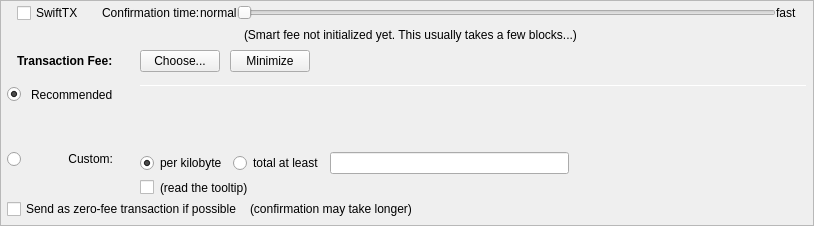
         <widget class="QFrame" name="frameFee">
          <property name="sizePolicy">
           <sizepolicy hsizetype="Expanding" vsizetype="Expanding">
            <horstretch>0</horstretch>
            <verstretch>0</verstretch>
           </sizepolicy>
          </property>
          <property name="maximumSize">
           <size>
            <width>16777215</width>
            <height>16777215</height>
           </size>
          </property>
          <property name="frameShape">
           <enum>QFrame::StyledPanel</enum>
          </property>
          <property name="frameShadow">
           <enum>QFrame::Sunken</enum>
          </property>
          <layout class="QVBoxLayout" name="verticalLayoutFee1">
           <property name="spacing">
            <number>0</number>
           </property>
           <property name="leftMargin">
            <number>0</number>
           </property>
           <property name="topMargin">
            <number>0</number>
           </property>
           <property name="rightMargin">
            <number>0</number>
           </property>
           <property name="bottomMargin">
            <number>0</number>
           </property>
           <item>
            <layout class="QVBoxLayout" name="verticalLayoutFee2" stretch="0,0,0,0">
             <property name="spacing">
              <number>0</number>
             </property>
             <property name="leftMargin">
              <number>6</number>
             </property>
             <property name="topMargin">
              <number>0</number>
             </property>
             <property name="rightMargin">
              <number>6</number>
             </property>
             <item>
              <layout class="QVBoxLayout" name="verticalLayout_feeConf">
               <property name="spacing">
                <number>0</number>
               </property>
               <property name="leftMargin">
                <number>10</number>
               </property>
               <property name="rightMargin">
                <number>10</number>
               </property>
               <property name="bottomMargin">
                <number>5</number>
               </property>
               <item>
                <layout class="QHBoxLayout" name="horizontalLayoutFee9">
                 <item>
                  <widget class="QCheckBox" name="checkSwiftTX">
                   <property name="enabled">
                    <bool>true</bool>
                   </property>
                   <property name="minimumSize">
                    <size>
                     <width>85</width>
                     <height>0</height>
                    </size>
                   </property>
                   <property name="toolTip">
                    <string>SwiftTX technology allows for near instant transactions - A flat fee of 0.01 EDC applies</string>
                   </property>
                   <property name="text">
                    <string>SwiftTX</string>
                   </property>
                  </widget>
                 </item>
                 <item>
                  <widget class="QLabel" name="labelSmartFee3">
                   <property name="text">
                    <string>Confirmation time:</string>
                   </property>
                   <property name="margin">
                    <number>2</number>
                   </property>
                  </widget>
                 </item>
                 <item>
                  <widget class="QLabel" name="labelSmartFeeNormal">
                   <property name="text">
                    <string>normal</string>
                   </property>
                   <property name="margin">
                    <number>8</number>
                   </property>
                  </widget>
                 </item>
                 <item>
                  <widget class="QSlider" name="sliderSmartFee">
                   <property name="minimumSize">
                    <size>
                     <width>0</width>
                     <height>24</height>
                    </size>
                   </property>
                   <property name="minimum">
                    <number>0</number>
                   </property>
                   <property name="maximum">
                    <number>24</number>
                   </property>
                   <property name="pageStep">
                    <number>1</number>
                   </property>
                   <property name="value">
                    <number>0</number>
                   </property>
                   <property name="orientation">
                    <enum>Qt::Horizontal</enum>
                   </property>
                   <property name="invertedAppearance">
                    <bool>false</bool>
                   </property>
                   <property name="invertedControls">
                    <bool>false</bool>
                   </property>
                   <property name="tickPosition">
                    <enum>QSlider::NoTicks</enum>
                   </property>
                  </widget>
                 </item>
                 <item>
                  <widget class="QLabel" name="labelSmartFeeFast">
                   <property name="text">
                    <string>fast</string>
                   </property>
                   <property name="margin">
                    <number>8</number>
                   </property>
                  </widget>
                 </item>
                </layout>
               </item>
               <item>
                <layout class="QHBoxLayout" name="horizontalLayout_recommended_texts">
                 <property name="spacing">
                  <number>0</number>
                 </property>
                 <item>
                  <spacer name="horizontalSpacer_8">
                   <property name="orientation">
                    <enum>Qt::Horizontal</enum>
                   </property>
                   <property name="sizeHint" stdset="0">
                    <size>
                     <width>40</width>
                     <height>20</height>
                    </size>
                   </property>
                  </spacer>
                 </item>
                 <item>
                  <widget class="QLabel" name="labelFeeEstimation">
                   <property name="text">
                    <string/>
                   </property>
                   <property name="margin">
                    <number>2</number>
                   </property>
                  </widget>
                 </item>
                 <item>
                  <widget class="QLabel" name="labelSmartFee2">
                   <property name="text">
                    <string>(Smart fee not initialized yet. This usually takes a few blocks...)</string>
                   </property>
                   <property name="alignment">
                    <set>Qt::AlignLeading|Qt::AlignLeft|Qt::AlignVCenter</set>
                   </property>
                   <property name="wordWrap">
                    <bool>false</bool>
                   </property>
                   <property name="margin">
                    <number>2</number>
                   </property>
                   <property name="indent">
                    <number>-1</number>
                   </property>
                  </widget>
                 </item>
                 <item>
                  <spacer name="horizontalSpacer_3">
                   <property name="orientation">
                    <enum>Qt::Horizontal</enum>
                   </property>
                   <property name="sizeHint" stdset="0">
                    <size>
                     <width>40</width>
                     <height>20</height>
                    </size>
                   </property>
                  </spacer>
                 </item>
                </layout>
               </item>
              </layout>
             </item>
             <item>
              <layout class="QHBoxLayout" name="horizontalLayoutFee1">
               <property name="leftMargin">
                <number>10</number>
               </property>
               <property name="rightMargin">
                <number>10</number>
               </property>
               <property name="bottomMargin">
                <number>0</number>
               </property>
               <item>
                <layout class="QVBoxLayout" name="verticalLayoutFee7">
                 <property name="spacing">
                  <number>0</number>
                 </property>
                 <item>
                  <layout class="QHBoxLayout" name="horizontalLayoutSmartFee">
                   <property name="spacing">
                    <number>10</number>
                   </property>
                   <item>
                    <widget class="QLabel" name="labelFeeHeadline">
                     <property name="sizePolicy">
                      <sizepolicy hsizetype="Preferred" vsizetype="Maximum">
                       <horstretch>0</horstretch>
                       <verstretch>0</verstretch>
                      </sizepolicy>
                     </property>
                     <property name="font">
                      <font>
                       <weight>75</weight>
                       <bold>true</bold>
                      </font>
                     </property>
                     <property name="styleSheet">
                      <string notr="true">font-weight:bold;</string>
                     </property>
                     <property name="text">
                      <string>Transaction Fee:</string>
                     </property>
                    </widget>
                   </item>
                   <item>
                    <widget class="QLabel" name="labelFeeMinimized">
                     <property name="text">
                      <string/>
                     </property>
                    </widget>
                   </item>
                   <item>
                    <widget class="QPushButton" name="buttonChooseFee">
                     <property name="text">
                      <string>Choose...</string>
                     </property>
                    </widget>
                   </item>
                   <item>
                    <widget class="QPushButton" name="buttonMinimizeFee">
                     <property name="toolTip">
                      <string>collapse fee-settings</string>
                     </property>
                     <property name="text">
                      <string>Minimize</string>
                     </property>
                    </widget>
                   </item>
                  </layout>
                 </item>
                 <item>
                  <spacer name="verticalSpacer_5">
                   <property name="orientation">
                    <enum>Qt::Vertical</enum>
                   </property>
                   <property name="sizeHint" stdset="0">
                    <size>
                     <width>1</width>
                     <height>1</height>
                    </size>
                   </property>
                  </spacer>
                 </item>
                </layout>
               </item>
               <item>
                <spacer name="horizontalSpacer_4">
                 <property name="orientation">
                  <enum>Qt::Horizontal</enum>
                 </property>
                 <property name="sizeHint" stdset="0">
                  <size>
                   <width>40</width>
                   <height>20</height>
                  </size>
                 </property>
                </spacer>
               </item>
              </layout>
             </item>
             <item>
              <widget class="QFrame" name="frameFeeSelection">
               <layout class="QVBoxLayout" name="verticalLayoutFee12">
                <property name="spacing">
                 <number>0</number>
                </property>
                <property name="leftMargin">
                 <number>0</number>
                </property>
                <property name="topMargin">
                 <number>0</number>
                </property>
                <property name="rightMargin">
                 <number>0</number>
                </property>
                <property name="bottomMargin">
                 <number>0</number>
                </property>
                <item>
                 <layout class="QGridLayout" name="gridLayoutFee">
                  <property name="topMargin">
                   <number>10</number>
                  </property>
                  <property name="bottomMargin">
                   <number>4</number>
                  </property>
                  <property name="horizontalSpacing">
                   <number>10</number>
                  </property>
                  <property name="verticalSpacing">
                   <number>4</number>
                  </property>
                  <item row="2" column="0">
                   <layout class="QVBoxLayout" name="verticalLayoutFee4" stretch="0">
                    <item>
                     <spacer name="verticalSpacer_2">
                      <property name="orientation">
                       <enum>Qt::Vertical</enum>
                      </property>
                      <property name="sizeHint" stdset="0">
                       <size>
                        <width>1</width>
                        <height>1</height>
                       </size>
                      </property>
                     </spacer>
                    </item>
                   </layout>
                  </item>
                  <item row="3" column="0">
                   <layout class="QVBoxLayout" name="verticalLayoutFee9" stretch="0,1">
                    <item>
                     <widget class="QRadioButton" name="radioCustomFee">
                      <property name="text">
                       <string/>
                      </property>
                      <attribute name="buttonGroup">
                       <string notr="true">groupFee</string>
                      </attribute>
                     </widget>
                    </item>
                    <item>
                     <spacer name="verticalSpacer_6">
                      <property name="orientation">
                       <enum>Qt::Vertical</enum>
                      </property>
                      <property name="sizeHint" stdset="0">
                       <size>
                        <width>1</width>
                        <height>1</height>
                       </size>
                      </property>
                     </spacer>
                    </item>
                   </layout>
                  </item>
                  <item row="3" column="1">
                   <widget class="QLabel" name="labelCustomFee">
                    <property name="text">
                     <string>Custom:</string>
                    </property>
                    <property name="alignment">
                     <set>Qt::AlignRight|Qt::AlignTop|Qt::AlignTrailing</set>
                    </property>
                   </widget>
                  </item>
                  <item row="3" column="4">
                   <layout class="QVBoxLayout" name="verticalLayoutFee8">
                    <property name="spacing">
                     <number>6</number>
                    </property>
                    <item>
                     <layout class="QHBoxLayout" name="horizontalLayoutFee13">
                      <item>
                       <widget class="QRadioButton" name="radioCustomPerKilobyte">
                        <property name="toolTip">
                         <string>If the custom fee is set to 1000 uEDCs and the transaction is only 250 bytes, then &quot;per kilobyte&quot; only pays 250 uEDCs in fee,&lt;br /&gt;while &quot;at least&quot; pays 1000 uEDCs. For transactions bigger than a kilobyte both pay by kilobyte.</string>
                        </property>
                        <property name="text">
                         <string>per kilobyte</string>
                        </property>
                        <property name="checked">
                         <bool>true</bool>
                        </property>
                        <attribute name="buttonGroup">
                         <string notr="true">groupCustomFee</string>
                        </attribute>
                       </widget>
                      </item>
                      <item>
                       <widget class="QRadioButton" name="radioCustomAtLeast">
                        <property name="toolTip">
                         <string>If the custom fee is set to 1000 uEDCs and the transaction is only 250 bytes, then &quot;per kilobyte&quot; only pays 250 uEDCs in fee,&lt;br /&gt;while &quot;total at least&quot; pays 1000 uEDCs. For transactions bigger than a kilobyte both pay by kilobyte.</string>
                        </property>
                        <property name="text">
                         <string>total at least</string>
                        </property>
                        <attribute name="buttonGroup">
                         <string notr="true">groupCustomFee</string>
                        </attribute>
                       </widget>
                      </item>
                      <item>
                       <widget class="BitcoinAmountField" name="customFee"/>
                      </item>
                      <item>
                       <spacer name="horizontalSpacer_6">
                        <property name="orientation">
                         <enum>Qt::Horizontal</enum>
                        </property>
                        <property name="sizeHint" stdset="0">
                         <size>
                          <width>1</width>
                          <height>1</height>
                         </size>
                        </property>
                       </spacer>
                      </item>
                     </layout>
                    </item>
                    <item>
                     <layout class="QHBoxLayout" name="horizontalLayoutFee8">
                      <item>
                       <widget class="QCheckBox" name="checkBoxMinimumFee">
                        <property name="toolTip">
                         <string>Paying only the minimum fee is just fine as long as there is less transaction volume than space in the blocks.&lt;br /&gt;But be aware that this can end up in a never confirming transaction once there is more demand for EdCash transactions than the network can process.</string>
                        </property>
                        <property name="text">
                         <string/>
                        </property>
                       </widget>
                      </item>
                      <item>
                       <widget class="QLabel" name="labelMinFeeWarning">
                        <property name="enabled">
                         <bool>true</bool>
                        </property>
                        <property name="toolTip">
                         <string>Paying only the minimum fee is just fine as long as there is less transaction volume than space in the blocks.&lt;br /&gt;But be aware that this can end up in a never confirming transaction once there is more demand for EdCash transactions than the network can process.</string>
                        </property>
                        <property name="text">
                         <string>(read the tooltip)</string>
                        </property>
                        <property name="margin">
                         <number>5</number>
                        </property>
                       </widget>
                      </item>
                      <item>
                       <spacer name="horizontalSpacer_2">
                        <property name="orientation">
                         <enum>Qt::Horizontal</enum>
                        </property>
                        <property name="sizeHint" stdset="0">
                         <size>
                          <width>1</width>
                          <height>1</height>
                         </size>
                        </property>
                       </spacer>
                      </item>
                     </layout>
                    </item>
                   </layout>
                  </item>
                  <item row="1" column="1">
                   <widget class="QLabel" name="labelSmartFee_2">
                    <property name="text">
                     <string>Recommended</string>
                    </property>
                   </widget>
                  </item>
                  <item row="1" column="2">
                   <widget class="QLabel" name="labelSmartFee">
                    <property name="text">
                     <string/>
                    </property>
                    <property name="margin">
                     <number>2</number>
                    </property>
                   </widget>
                  </item>
                  <item row="1" column="0">
                   <widget class="QRadioButton" name="radioSmartFee">
                    <property name="text">
                     <string/>
                    </property>
                    <property name="checked">
                     <bool>true</bool>
                    </property>
                    <attribute name="buttonGroup">
                     <string notr="true">groupFee</string>
                    </attribute>
                   </widget>
                  </item>
                  <item row="0" column="4" rowspan="3">
                   <layout class="QVBoxLayout" name="verticalLayoutFee3" stretch="0,0,0,0">
                    <property name="spacing">
                     <number>6</number>
                    </property>
                    <property name="topMargin">
                     <number>2</number>
                    </property>
                    <property name="bottomMargin">
                     <number>20</number>
                    </property>
                    <item>
                     <widget class="Line" name="line_2">
                      <property name="minimumSize">
                       <size>
                        <width>0</width>
                        <height>1</height>
                       </size>
                      </property>
                      <property name="maximumSize">
                       <size>
                        <width>16777215</width>
                        <height>1</height>
                       </size>
                      </property>
                      <property name="orientation">
                       <enum>Qt::Horizontal</enum>
                      </property>
                     </widget>
                    </item>
                    <item>
                     <layout class="QHBoxLayout" name="horizontalLayoutFee12">
                      <item>
                       <spacer name="horizontalSpacer_5">
                        <property name="orientation">
                         <enum>Qt::Horizontal</enum>
                        </property>
                        <property name="sizeHint" stdset="0">
                         <size>
                          <width>1</width>
                          <height>1</height>
                         </size>
                        </property>
                       </spacer>
                      </item>
                     </layout>
                    </item>
                    <item>
                     <spacer name="verticalSpacer_4">
                      <property name="orientation">
                       <enum>Qt::Vertical</enum>
                      </property>
                      <property name="sizeHint" stdset="0">
                       <size>
                        <width>1</width>
                        <height>1</height>
                       </size>
                      </property>
                     </spacer>
                    </item>
                    <item>
                     <spacer name="verticalSpacer_3">
                      <property name="orientation">
                       <enum>Qt::Vertical</enum>
                      </property>
                      <property name="sizeHint" stdset="0">
                       <size>
                        <width>20</width>
                        <height>40</height>
                       </size>
                      </property>
                     </spacer>
                    </item>
                   </layout>
                  </item>
                 </layout>
                </item>
                <item>
                 <layout class="QHBoxLayout" name="horizontalLayoutFee5" stretch="0,0,0">
                  <property name="spacing">
                   <number>8</number>
                  </property>
                  <property name="bottomMargin">
                   <number>4</number>
                  </property>
                  <item>
                   <widget class="QCheckBox" name="checkBoxFreeTx">
                    <property name="text">
                     <string>Send as zero-fee transaction if possible</string>
                    </property>
                   </widget>
                  </item>
                  <item>
                   <widget class="QLabel" name="labelFreeTx">
                    <property name="text">
                     <string>(confirmation may take longer)</string>
                    </property>
                    <property name="margin">
                     <number>5</number>
                    </property>
                   </widget>
                  </item>
                  <item>
                   <spacer name="horizontalSpacerFee5">
                    <property name="orientation">
                     <enum>Qt::Horizontal</enum>
                    </property>
                    <property name="sizeHint" stdset="0">
                     <size>
                      <width>1</width>
                      <height>1</height>
                     </size>
                    </property>
                   </spacer>
                  </item>
                 </layout>
                </item>
                <item>
                 <spacer name="verticalSpacerFee2">
                  <property name="orientation">
                   <enum>Qt::Vertical</enum>
                  </property>
                  <property name="sizeHint" stdset="0">
                   <size>
                    <width>1</width>
                    <height>1</height>
                   </size>
                  </property>
                 </spacer>
                </item>
               </layout>
              </widget>
             </item>
             <item>
              <spacer name="verticalSpacerFee">
               <property name="orientation">
                <enum>Qt::Vertical</enum>
               </property>
               <property name="sizeHint" stdset="0">
                <size>
                 <width>800</width>
                 <height>1</height>
                </size>
               </property>
              </spacer>
             </item>
            </layout>
           </item>
          </layout>
         </widget>
